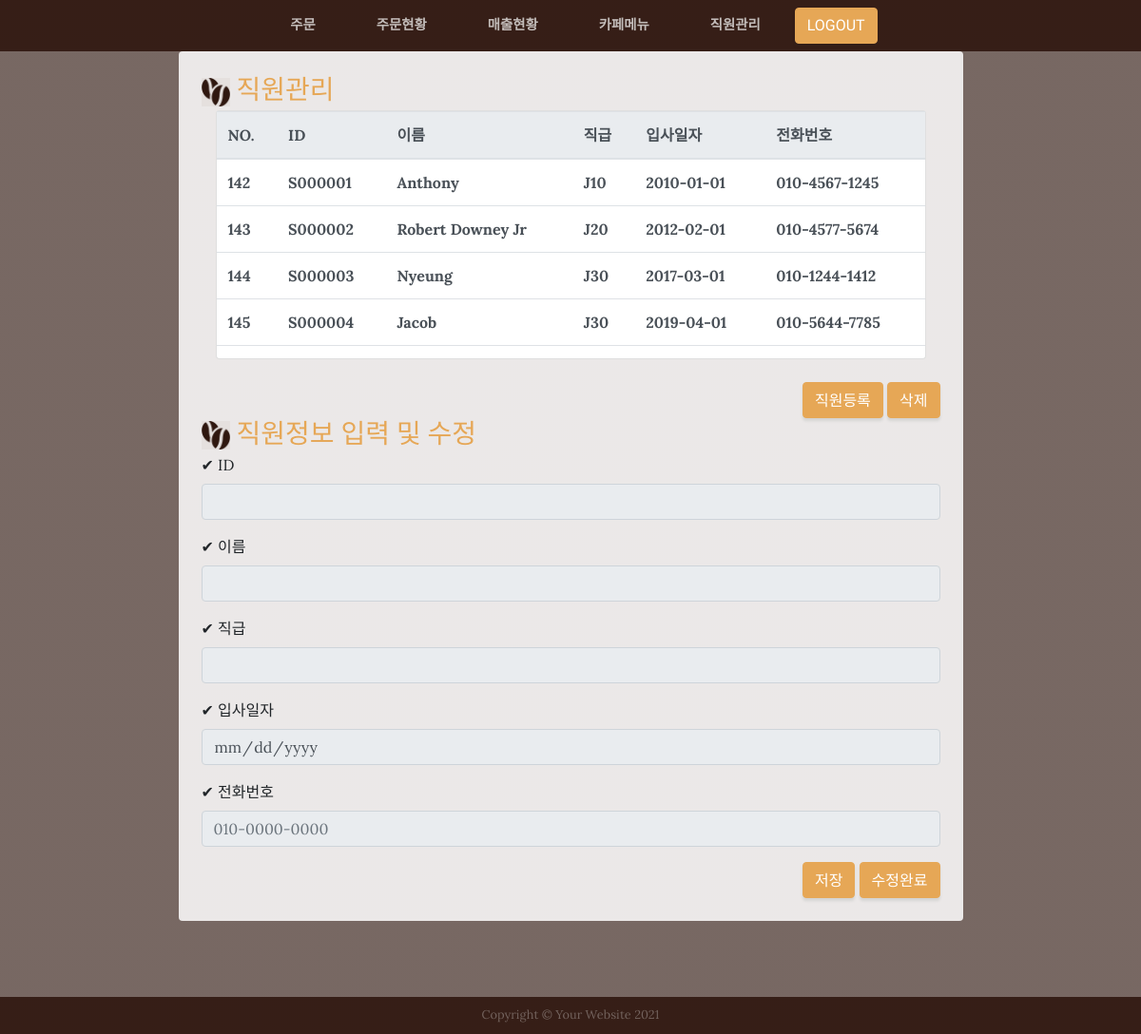
Page /staff/ on the committed database.
### mapleApp/models.py (models this page shows, shortened)
class Staff(models.Model):
    staffid = models.CharField(max_length=20,verbose_name='직원id')
    staffname = models.CharField(max_length=20,verbose_name='직원명')
    jobtitle = models.CharField(max_length=20,choices=job_title ,verbose_name='직급' )
    startdate = models.DateField(verbose_name='입사일')
    phone = models.CharField(max_length=20,verbose_name='전화번호')
    class Meta:
        db_table = 'm_staff' #테이블명

### mapleApp/views.py (the view)
# urls.py: path('staff/', views.staff, name='staff'),
def staff(request):
    staffs = Staff.objects.all()
    context = {'staffs' : staffs}
    return render(request, 'staff.html', context)

### maple/mapleApp/templates/staff.html (shortened to what this page needs)
{% include 'header.html' %}
{% load static%}
{% load humanize %}
  <section class="page-section about-heading">
    <div class="container">
      <div class="about-heading-content">
        <div class="row">
          <div class="col-xl-9 col-lg-10 mx-auto">
            <div class="bg-faded rounded p-4">
              <h3 class="section-heading mb-1">
                <img  src="{% static 'img/cafe_icon3.png'%}" width="30" height="30">
                <span class="text-uppercase text-primary" > 직원관리 </span>
              </h3>
              <div class="container d-flex justify-content-center mt-10 mb-10">
                <div class="card w-100">
                  <div class="table-responsive">
                    <div style="width:100%; height:260px; overflow:auto ">
                    <table class="table table-hover " >
                      <thead class="thead-light">
                        <tr>
                          <th scope="col">NO.</th>
                          <th scope="col">ID</th>
                          <th scope="col">이름</th>
                          <th scope="col">직급</th>
                          <th scope="col">입사일자</th>
                          <th scope="col">전화번호</th>
                        </tr>
                      </thead>
                      <tbody id="staff_table">
                          {% for Staff in staffs %}
                          <tr>
                            <td>{{Staff.id}}</td>
                            <td>{{Staff.staffid}}</td>
                            <td>{{Staff.staffname}}</a></td>
                            <td>{{Staff.jobtitle}}</td>
                            <td>{{Staff.startdate|date:'Y-m-d'}}</td>
                            <td>{{Staff.phone}}</td>
                            </tr>
                          {% endfor %}
                      </tbody>
                    </table>
                    </div>
                  </div>
                </div>
              </div>
              <br>
              <div class="intro-button" align="right">
                <button type="submit" class="btn btn-primary" id="inputBtn2">직원등록</button>
                <button type="submit" class="btn btn-primary" id="delBtn2">삭제</button>
              </div>
              <h3 class="section-heading mb-1">
                <img  src="{% static 'img/cafe_icon3.png'%}" width="30" height="30">
                <span class="text-uppercase text-primary" > 직원정보 입력 및 수정 </span>
              </h3>
              <section class="content">
                <div class="row">
                  <div class="col-md-12">
                    <div class="box box-primary">
                      <form id="regForm"  method="post" action="" >
                        <div class="box-body">
                          <div class="form-group">
                            <label for="exampleInputEmail1"> ✔ ID </label>
                              <input type="text"  name="staffid" readonly
                                id='staffid' class="form-control" placeholder="">
                          </div>
                          <div class="form-group">
                            <label for="exampleInputEmail1"> ✔ 이름 </label>
                              <input type="text"  name="staffname" readonly
                                id='staffname' class="form-control" placeholder="">
                          </div>
                          <div class="form-group">
                            <label for="exampleInputEmail1"> ✔ 직급 </label>
                              <input type="text"   name="jobtitle" readonly
                                id='jobtitle' class="form-control" placeholder="">
                          </div>
                          <div class="form-group">
                            <label for="exampleInputEmail1"> ✔ 입사일자 </label>
                              <input type="date"   name="startdate" readonly
                                id='startdate' class="form-control" placeholder="">
                          </div>
                           <div class="form-group">
                            <label for="exampleInputEmail1"> ✔ 전화번호 </label>
                              <input type="tel"  name="phone" readonly
                                id='phone' class="form-control" placeholder="010-0000-0000">
                            </div>
                        </div>
                      </form>
                    </div>
                  </div>
                </div>
              </section>
              <div class="intro-button" align="right">
                <button type="submit" class="btn btn-primary" id="saveBtn3">저장</button>
                <button type="submit" class="btn btn-primary" id="modiBtn3">수정완료</button>
              </div>
            </div>
          </div>
        </div>
      </div>
    </div>
  </section>
{% include 'footer.html' %}
</body>
</html>

### maple/mapleApp/templates/staff.html (style rules this page uses)
tbody { font-weight : bold; font-family: Lora; color : #495057 ; }

### rows in the picture
Staff: id "142", staffid "S000001", staffname "Anthony", jobtitle "J10", startdate "2010-01-01", phone "010-4567-1245"
Staff: id "143", staffid "S000002", staffname "Robert Downey Jr", jobtitle "J20", startdate "2012-02-01", phone "010-4577-5674"
Staff: id "144", staffid "S000003", staffname "Nyeung", jobtitle "J30", startdate "2017-03-01", phone "010-1244-1412"
Staff: id "145", staffid "S000004", staffname "Jacob", jobtitle "J30", startdate "2019-04-01", phone "010-5644-7785"
